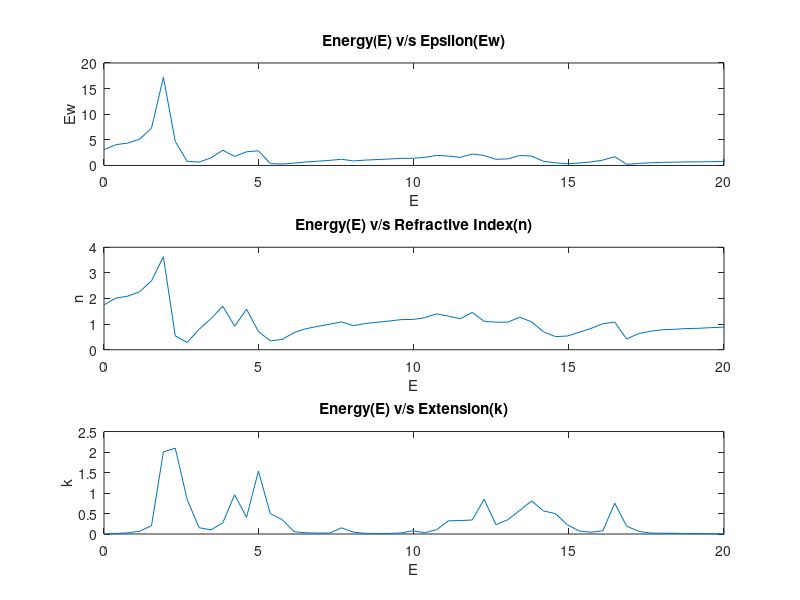
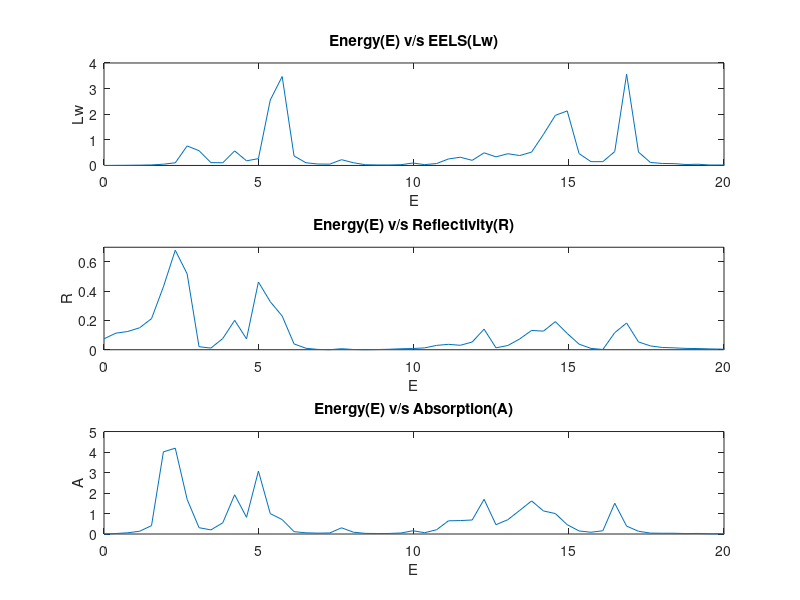

Reproduce these figures in MATLAB, in order.
#Code for Experiment 1
#I19PH004 Keith Kamson Fernandes
#Optical Properties

#empty matrices
values = []

#read csv file
datasheet = dlmread('Optical.csv')

#read specific values from the sheet
Ei = datasheet(2:101,5)
Er = datasheet(2:101,10)
Energy = datasheet(2:101, 1)

#calculations
Ew = sqrt((Ei.*Ei)+(Er.*Er));
n = sqrt((Ew+Er)/2);
k = sqrt((Ew-Er)/2);
Lw = Ei./Ew.^2;
R = ((n-1).^2+k.^2)./((n+1).^2+k.^2);
A = sqrt(2)*sqrt(Ew-Er)

#Plots for energy vs Ew, n, k
subplot(3,1,1)
plot(Energy,Ew)
xlim([0 20])
xlabel('E')
ylabel('Ew')
title("Energy(E) v/s Epsilon(Ew)")

subplot(3,1,2)
plot(Energy,n)
xlim([0 20])
xlabel('E')
ylabel('n')
title("Energy(E) v/s Refractive Index(n)")

subplot(3,1,3)
plot(Energy,k)
xlim([0 20])
xlabel('E')
ylabel('k')
title("Energy(E) v/s Extension(k)")

print optical_fig01.jpg

#Plots for energy vs Lw, R, A
figure(2)
subplot(3,1,1)
plot(Energy,Lw)
xlim([0 20])
xlabel('E')
ylabel('Lw')
title("Energy(E) v/s EELS(Lw)")

subplot(3,1,2)
plot(Energy,R)
xlim([0 20])
yticks(0:0.2:1)
xlabel('E')
ylabel('R')
title("Energy(E) v/s Reflectivity(R)")

subplot(3,1,3)
plot(Energy,A)
xlim([0 20])
xlabel('E')
ylabel('A')
title("Energy(E) v/s Absorption(A)")

print optical_fig02.jpg

#write values in an excel sheet
data = [Energy, Ew, n, k, Lw, R, A];
dlmwrite('optical_new.csv', data)